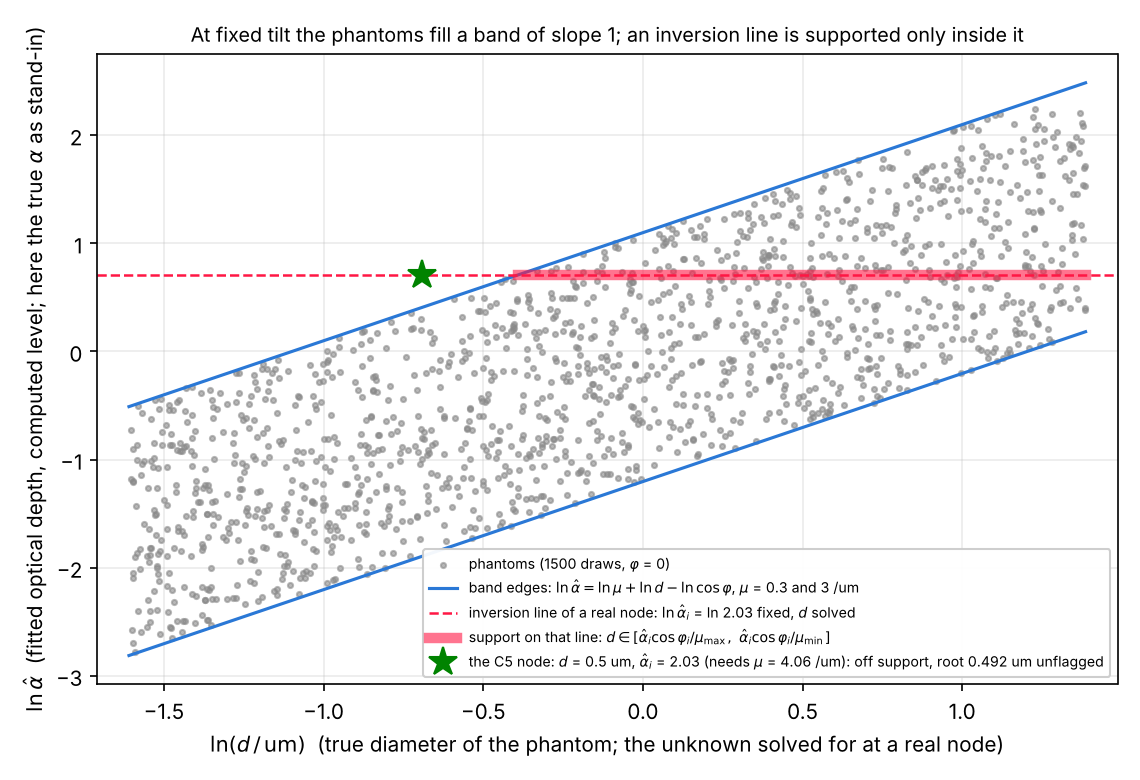

Generate this figure with Python:
"""Figure for open point 11 (off_support): where phantoms exist along a real node's inversion line.
Plotted, not schematic: 1500 draws of (d, mu) from the D-024 laws at a fixed tilt phi = 0, with the
fitted optical depth alpha_hat replaced by the true alpha = mu d / cos(phi) (the table chat's stand-in;
the fit's scatter in alpha_hat blurs the band edges). The band is analytic from the mu range; the
inversion line is a real node's own alpha_hat_i (D-053 (iii)); the example node is the C5 case of
checks/table_2026-10-18/check_table_se_coverage.py (d = 0.5 um, mu = 4 /um, alpha_hat = 2.03).
"""
import numpy as np
import matplotlib
matplotlib.use("Agg")
import matplotlib.pyplot as plt

SEED, N = 20261020, 1500
D_RANGE, MU_RANGE, PHI = (0.2, 4.0), (0.3, 3.0), 0.0
NODE_D, NODE_ALPHA = 0.5, 2.03

rng = np.random.default_rng(SEED)
d = np.exp(rng.uniform(np.log(D_RANGE[0]), np.log(D_RANGE[1]), N))
mu = np.exp(rng.uniform(np.log(MU_RANGE[0]), np.log(MU_RANGE[1]), N))
alpha = mu * d / np.cos(PHI)
ld = np.linspace(np.log(D_RANGE[0]), np.log(D_RANGE[1]), 2)
fig, ax = plt.subplots(figsize=(7.6, 5.2), dpi=150)
ax.scatter(np.log(d), np.log(alpha), s=6, color="#8a8a8a", alpha=0.6, label="phantoms (1500 draws, $\\varphi$ = 0)")
ax.plot(ld, np.log(MU_RANGE[0]) + ld - np.log(np.cos(PHI)), color="#2a78d6", lw=1.5,
        label="band edges: $\\ln\\hat\\alpha = \\ln\\mu + \\ln d - \\ln\\cos\\varphi$, $\\mu$ = 0.3 and 3 /um")
ax.plot(ld, np.log(MU_RANGE[1]) + ld - np.log(np.cos(PHI)), color="#2a78d6", lw=1.5)
la = np.log(NODE_ALPHA)
lo = max(np.log(NODE_ALPHA * np.cos(PHI) / MU_RANGE[1]), np.log(D_RANGE[0]))
hi = min(np.log(NODE_ALPHA * np.cos(PHI) / MU_RANGE[0]), np.log(D_RANGE[1]))
ax.axhline(la, color="#ff1744", lw=1.2, ls="--", label="inversion line of a real node: $\\ln\\hat\\alpha_i$ = ln 2.03 fixed, $d$ solved")
ax.plot([lo, hi], [la, la], color="#ff1744", lw=5, alpha=0.6, label="support on that line: $d \\in [\\hat\\alpha_i\\cos\\varphi_i/\\mu_{\\max},\\ \\hat\\alpha_i\\cos\\varphi_i/\\mu_{\\min}]$")
ax.plot(np.log(NODE_D), la, marker="*", ms=14, color="#008300", ls="none",
        label="the C5 node: $d$ = 0.5 um, $\\hat\\alpha_i$ = 2.03 (needs $\\mu$ = 4.06 /um): off support, root 0.492 um unflagged")
ax.set_xlabel("$\\ln(d\\,/\\,\\mathrm{um})$  (true diameter of the phantom; the unknown solved for at a real node)")
ax.set_ylabel("$\\ln\\hat\\alpha$  (fitted optical depth, computed level; here the true $\\alpha$ as stand-in)")
ax.set_title("At fixed tilt the phantoms fill a band of slope 1; an inversion line is supported only inside it", fontsize=9.5)
ax.legend(fontsize=6.8, loc="lower right", framealpha=0.95)
ax.set_xlim(np.log(D_RANGE[0]) - 0.1, np.log(D_RANGE[1]) + 0.1)
ax.grid(alpha=0.25)
fig.tight_layout()
fig.savefig("fig_support_band.png")
print("support bracket on this line: ln d in [%.3f, %.3f] (d in [%.3f, %.3f] um); node at ln d = %.3f -> %s"
      % (lo, hi, np.exp(lo), np.exp(hi), np.log(NODE_D), "OFF support" if not (lo <= np.log(NODE_D) <= hi) else "on support"))
